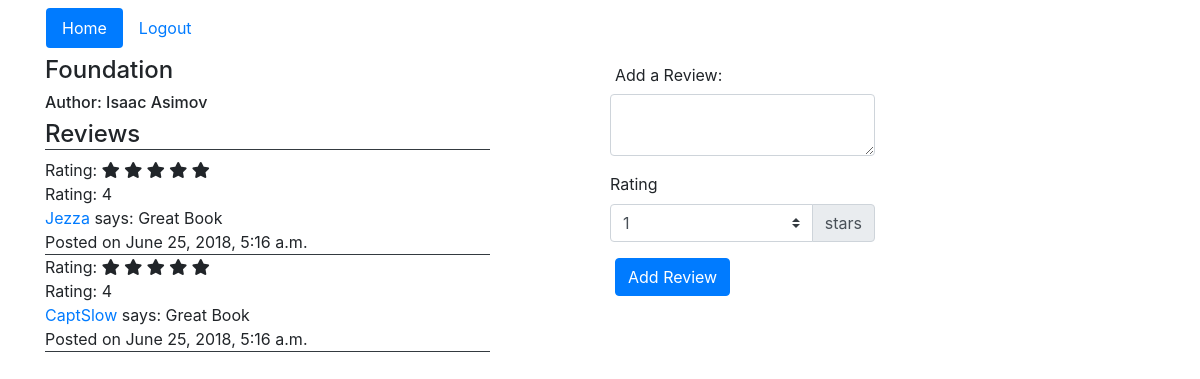
The page /books/2/ on the database its author committed.
### apps/review_book_app/models.py (models this page shows)
class Book(models.Model):
    author = models.CharField(max_length=255)
    title = models.CharField(max_length=255)
    book_reviews = models.ManyToManyField(User, related_name='user_book_reviews')
    created_at = models.DateTimeField(auto_now_add=True)
    update_at = models.DateTimeField(auto_now=True)

class Review(models.Model):
    reviewer = models.ForeignKey(User, related_name='user_review')
    book = models.ForeignKey(Book, related_name='review_of_book')
    content = models.TextField()
    rating = models.IntegerField()
    created_at = models.DateTimeField(auto_now_add=True)
    update_at = models.DateTimeField(auto_now=True)

class User(models.Model):
    name = models.CharField(max_length=255)
    alias = models.CharField(max_length=255)
    email = models.CharField(max_length=255)
    password = models.CharField(max_length=255)
    created_at = models.DateTimeField(auto_now_add=True)
    update_at = models.DateTimeField(auto_now=True)
    objects = UserManager()

### apps/review_book_app/views.py (the view)
# urls.py: url(r'^books/(?P<id>\d+)/$', views.book),
def book(request, id):
    all_books = Book.objects.all()
    all_reviews = Review.objects.all()
    set_reviews = Review.objects.filter(book_id=id)
    print(set_reviews)
    all_users = User.objects.all()
    book = Book.objects.get(id=id)
    context = {
        'books': all_books,
        'all_reviews': all_reviews,
        'set_reviews': set_reviews,
        'users': all_users,
        'book': book,
        'id': id,
    }
    return render(request,'review_book_app/book.html', context)

### apps/review_book_app/templates/review_book_app/book.html (shortened to what this page needs)
<!doctype html>
<html lang="en">
<head>
    <link rel="stylesheet" href="../../static/review_book_app/css/bootstrap.css">
    <link rel="stylesheet" href="../../static/review_book_app/css/fontawesome-all.css">
</head>
<body>
    <div class="container">
        <div class="row">
            <nav class="nav nav-pills navbar">
                <a class="nav-link active" href="/">Home</a>
                <a class="nav-link" href="/logout">Logout</a>
            </nav>
        </div>
        <div class="row">
            <div class="col-5">
                <h4>{{ book.title }}</h4>
                <h6>Author: {{ book.author }}</h6>
                <h4 class="border-bottom border-dark">Reviews</h4>
                {% for review in set_reviews %}
                    {% if review.rating == 5 %}
                        <p class="mb-0">Rating: <i class="fas fa-star"></i> <i class="fas fa-star"></i> <i
                                class="fas fa-star"></i> <i class="fas fa-star"></i> <i class="fas fa-star"></i></p>
                    {% elif review.rating == 4 %}
                        <p class="mb-0">Rating: <i class="fas fa-star"></i> <i class="fas fa-star"></i> <i
                                class="fas fa-star"></i> <i class="fas fa-star"></i> <i class="fas fa-star"></i></p>
                    {% elif review.rating == 3 %}
                        <p class="mb-0">Rating: <i class="fas fa-star"></i> <i class="fas fa-star"></i> <i
                                class="fas fa-star"></i> <i class="fas fa-star"></i></p>
                    {% elif review.rating == 2 %}
                        <p class="mb-0">Rating: <i class="fas fa-star"></i> <i class="fas fa-star"></i> <i
                                class="fas fa-star"></i> <i class="fas fa-star"></i></p>
                    {% elif review.rating == 1 %}
                        <p class="mb-0">Rating: <i class="fas fa-star"></i> <i class="fas fa-star"></i> <i
                                class="fas fa-star"></i></p>
                    {% endif %}
                    <p class="mb-0">Rating: {{ review.rating }}</p>
                    <p class="mb-0"><a href="/users/{{ review.reviewer.id }}">{{ review.reviewer.alias }}</a>
                        says: {{ review.content }}</p>
                    <p class="mb-0 border-bottom border-dark">Posted on {{ review.created_at }}</p>
                {% endfor %}
            </div>
            <div class="col-1"></div>
            <div class="col-3">
                <form action="/add_review/{{ book.id }}/" method="post">
                    <div class="form-group form-row">
                        <label for="review_text" class="col-form-label">Add a Review:</label>
                        <textarea id="review_text" class="form-control"></textarea>
                    </div>
                    <div class="form-group form-row">
                        <label for="rating_group">Rating</label>
                        <div id="rating_group" class="input-group">
                            <select id="rank" name="rank" class="custom-select">
                                <option value="1">1</option>
                            </select>
                            <div class="input-group-append">
                                <label class="input-group-text" for="rank">stars</label>
                            </div>
                        </div>
                    </div>
                    <div class="form-group">
                        <input type="submit" name="submit" class="btn btn-primary" value="Add Review">
                    </div>
                </form>
            </div>
        </div>
    </div>
</body>
</html>

### rows shown on the page
Book: title "Foundation", author "Isaac Asimov"
Review: shows "Rating:", rating "4", reviewer.alias "Jezza", content "Great Book", created_at "June 25, 2018, 5:16 a.m."
Review: shows "Rating:", rating "4", reviewer.alias "CaptSlow", content "Great Book", created_at "June 25, 2018, 5:16 a.m."
